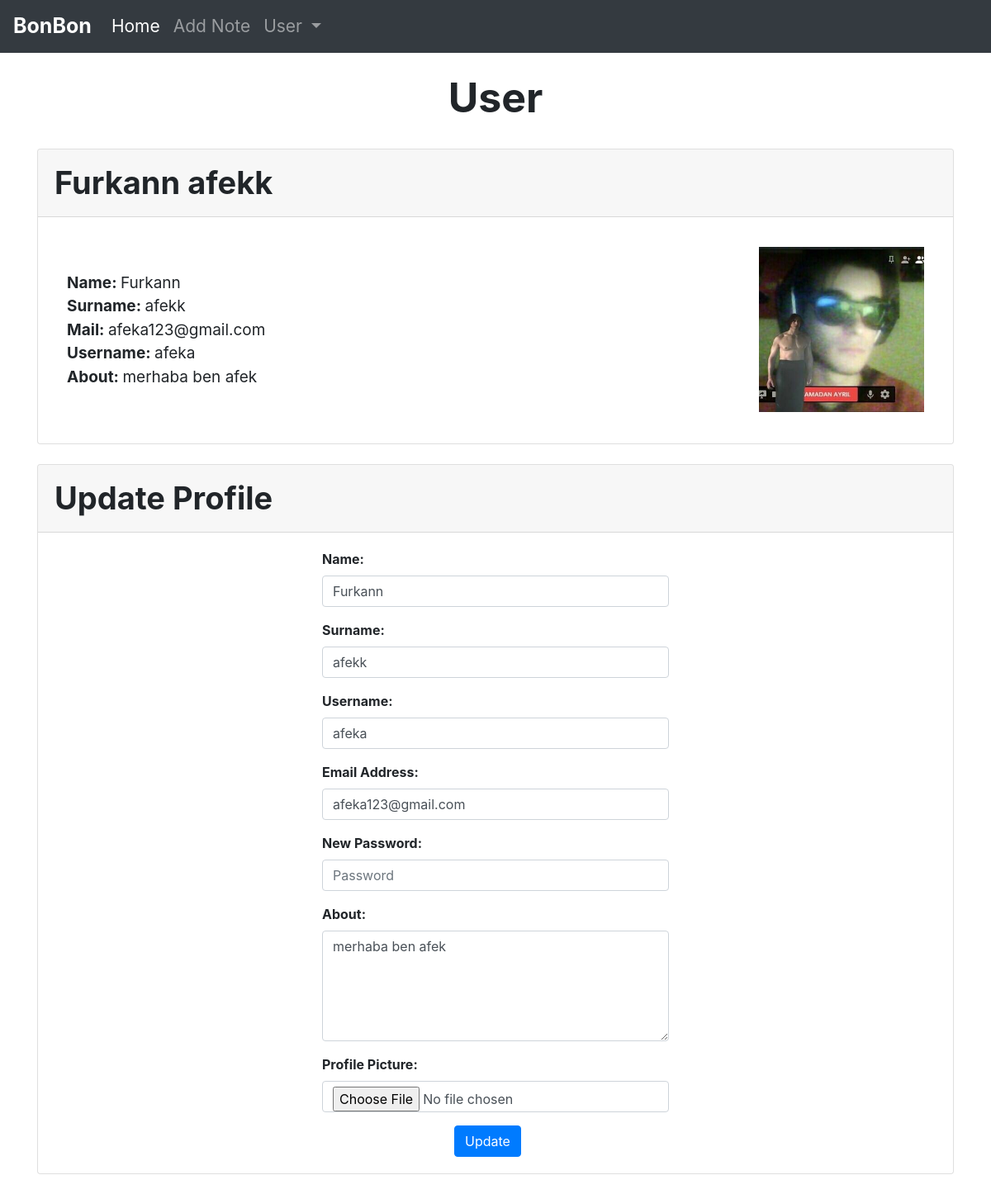
The page /user (signed in) on the database its author committed.
### main.py (models this page shows)
class Users(db.Model, UserMixin):
    id = db.Column("id", db.Integer, primary_key=True)
    name = db.Column(db.String(100))
    surname = db.Column(db.String(100))
    username = db.Column(db.String(100), unique=True)
    email = db.Column(db.String(100), unique=True)
    password = db.Column(db.String(100))
    notes = db.relationship('Note')
    about = db.Column(db.String(500), nullable=True)
    profile_pic = db.Column(db.String(), nullable=True)

### main.py (the view)
@app.route('/user', methods=['GET', 'POST'])
@login_required
def user():
    selected_id = current_user.id
    update_profile_name = ""
    update_profile_surname = ""
    update_profile_username = ""
    update_profile_email = ""
    update_profile_about = ""
    update_profile_password = ""
    update_profile_profile_pic = ""
    if request.method == 'POST':
        update_profile_name = request.form.get('update_name')
        update_profile_surname = request.form.get('update_surname')
        update_profile_username = request.form.get('update_username')
        update_profile_email = request.form.get('update_email')
        update_profile_about = request.form.get('update_about')
        update_profile_profile_pic = request.files.get('update_profile_pic')
        update_profile_password = request.form.get('update_password')
        userLoggedin = Users.query.filter_by(email=update_profile_email).all()
        userLoggedin2 = Users.query.filter_by(username=update_profile_username).all()
        emailvar = False
        usernamevar = False
        passwordvar = False
        if userLoggedin:
            for found_email in userLoggedin:
                if ((current_user.id != found_email.id) & (update_profile_email == found_email.email)):
                    emailvar = True
        if userLoggedin2:
            for found_username in userLoggedin2:
                if ((current_user.id != found_username.id) & (update_profile_username == found_username.username)):
                    usernamevar = True
        if request.files.get('update_profile_pic'):
            update_profile_profile_pic = request.files.get('update_profile_pic')
            pic_filename = secure_filename(update_profile_profile_pic.filename)
            pic_name = str(uuid.uuid1()) + "_" + pic_filename
            saver = request.files.get('update_profile_pic')
            update_profile_profile_pic = pic_name
            try:
                saver.save(os.path.join(app.config['UPLOAD_FOLDER'], pic_name))
            except:
                flash('There is an error about Profile Picture!', category='error')
                update_profile = Users.query.get(selected_id)
                return render_template("user.html", update_profile=update_profile, user=current_user)
        if update_profile_password != "":
            passwordvar = True
        if passwordvar:
            if len(update_profile_password) < 6:
                flash('Password must be at least 6 characters', category='error')
                update_profile = Users.query.get(selected_id)
                return render_template("user.html", update_profile=update_profile, user=current_user)
            else:
                update_profile_password = generate_password_hash(update_profile_password, method='sha256')
        if ((emailvar == False) & (usernamevar == False)):
            update_profile = Users.query.get(selected_id)
            update_profile.name = update_profile_name
            update_profile.surname = update_profile_surname
            update_profile.username = update_profile_username
            update_profile.email = update_profile_email
            update_profile.about = update_profile_about
            update_profile.password = update_profile_password
            db.session.commit()
            flash('Account updated!', category='success')
            update_profile = Users.query.get(selected_id)
            return render_template("user.html", update_profile=update_profile, user=current_user)
        else:
            if (emailvar == True):
                flash('Email already exists!', category='error')
            if (usernamevar == True):
                flash('Username already exists!', category='error')
    else:
        update_profile = Users.query.get(selected_id)
        return render_template("user.html", update_profile=update_profile, user=current_user)
    return render_template("user.html", user=current_user)

### main.py (called while the page is built)
@login_manager.user_loader
def load_user(id):
    return Users.query.get(int(id))

### templates/user.html (shortened to what this page needs)
{% extends "base.html" %}
{% block content %}
<br>
<h1 align="center" style="font-size: 50px"><b>User</b></h1>
<br>
<div class="card">
    <div style="font-size: 38px" class="card-header">
        <strong>{{current_user.name + " " + current_user.surname}}</strong>
    </div>
    <div class="card-body">
        <p class="card-text">
        <div class="container">
            <div class="row">
                <div style="font-size: 19px; margin: 30px 0" class="col-8">
                    <strong>Name: </strong>
                    {{current_user.name}}<br/>
                    <strong>Surname: </strong>
                    {{current_user.surname}}<br/>
                    <strong>Mail: </strong>
                    {{current_user.email}}<br/>
                    <strong>Username: </strong>
                    {{current_user.username}}<br/>
                    <strong>About: </strong>
                    {{current_user.about}}<br/>
                </div>
                {% if current_user.profile_pic %}
                <div class="col-4">
                    <img src="{{ url_for('static' , filename='images/' + current_user.profile_pic)}}" width="200" align="right">
                </div>
                {%else%}
                <div class="col-4">
                    <img src="{{ url_for('static' , filename='images/default_profile_pic.png')}}" width="200" align="right">
                </div>
                {% endif %}
            </div>
        </div>
        </p>
    </div>
</div>
<br/>
<div class="card">
    <div style="font-size: 38px" class="card-header">
        <strong>Update Profile</strong>
    </div>
    <div class="card-body">
        <form method="POST" enctype="multipart/form-data">
             <div style="width: 450px" class="container">
        <div class="form-group">
            <label for="update_name"><strong>Name:</strong></label>
            <input type="text" class="form-control" id="update_name" name="update_name" placeholder="Name" value="{{current_user.name}}">
        </div>
        <div class="form-group">
            <label for="update_surname"><strong>Surname:</strong></label>
            <input type="text" class="form-control" id="update_surname" name="update_surname" placeholder="Surname" value="{{current_user.surname}}">
        </div>
        <div class="form-group">
            <label for="update_username"><strong>Username:</strong></label>
            <input type="text" class="form-control" id="update_username" name='update_username' placeholder="Username" value={{current_user.username}}>
        </div>
        <div class="form-group">
            <label for="update_email"><strong>Email Address:</strong></label>
            <input type="email" class="form-control" id="update_email" name="update_email" placeholder="Email" value={{current_user.email}}>
        </div>
        <div class="form-group">
            <label for="update_password"><strong>New Password:</strong></label>
            <input type="password" class="form-control" id="update_password" name="update_password" placeholder="Password">
        </div>
        <div class="form-group">
            <label for="update_about"><strong>About:</strong></label>
            <textarea rows="5" cols="50" name="update_about" id="update_about" class="form-control" placeholder="About">{{current_user.about}}</textarea>
        </div>
        <div class="form-group">
            <label for="update_profile_pic"><strong>Profile Picture:</strong></label>
            <input rows="5" cols="50" class="form-control" type="file" name="update_profile_pic" id="update_profile_pic">
        </div>
        <button style="margin-left: 160px" type="submit" class="btn btn-primary">Update</button>
            </div>
        </form>
    </div>
</div>
<br/>
{% endblock %}

### templates/base.html (shortened to what this page needs)
<!doctype html>
<html>
<head>
    <link rel="stylesheet" href="https://cdn.jsdelivr.net/npm/bootstrap@4.3.1/dist/css/bootstrap.min.css"
>
</head>
<body>
<nav class="navbar navbar-expand-lg navbar-dark bg-dark">
    <a style="font-size: 25px" class="navbar-brand" href="/"><strong>BonBon</strong></a>
    <div style="font-size: 21px" class="collapse navbar-collapse" id="navbarNav">
        <ul class="navbar-nav">
            {%if user.is_authenticated %}
            <li class="nav-item active">
                <a class="nav-link" href="/">Home <span class="sr-only">(current)</span></a>
            </li>
            <li class="nav-item">
                <a class="nav-link" href="/add-note">Add Note</a>
            </li>
            <li class="nav-item dropdown">
                <a class="nav-link dropdown-toggle" href="#" id="navbarDropdownMenuLink" role="button"
                   data-toggle="dropdown" aria-haspopup="true" aria-expanded="false">
                    User
                </a>
            </li>
            {% endif %}
        </ul>
    </div>
</nav>
<div class="container">
    {% block content %}
    {% endblock %}
</div>
</body>
</html>

### rows shown on the page
Users: name+surname "Furkann afekk", name "Furkann", surname "afekk", email "afeka123@gmail.com", username "afeka", about "merhaba ben afek", profile_pic (picture), update_name "Furkann", update_surname "afekk", update_username "afeka", update_email "afeka123@gmail.com", update_about "merhaba ben afek"
